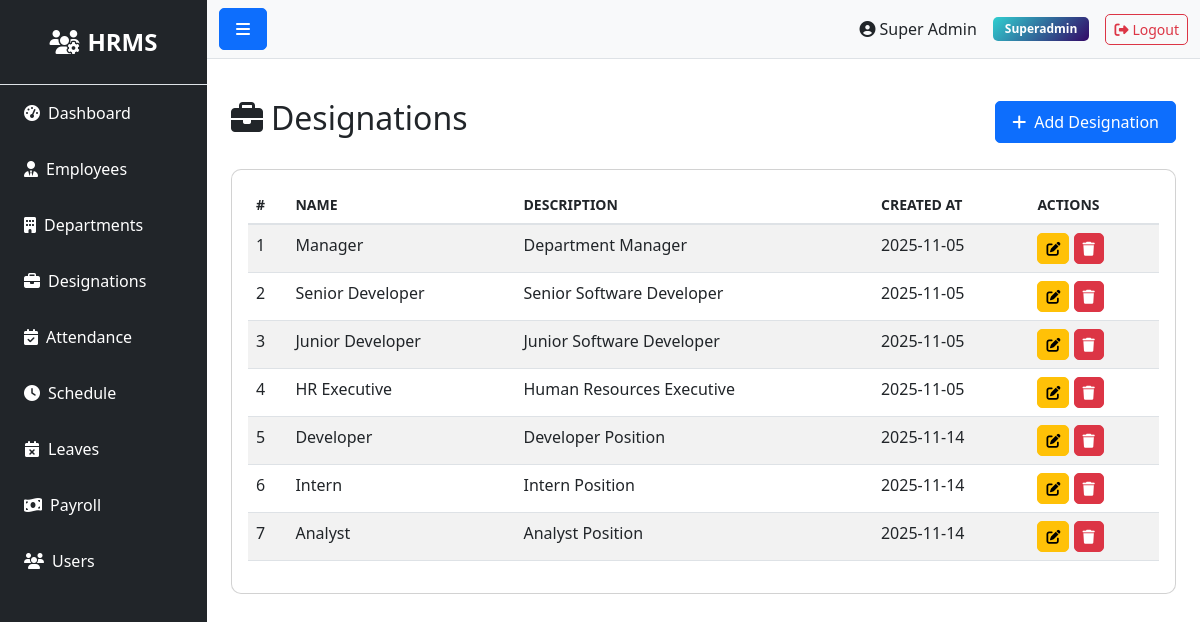
/designation/ (signed in), run on the app's committed database.
### models.py (models this page shows)
class User(UserMixin, db.Model):
    __tablename__ = 'users'
    id = db.Column(db.Integer, primary_key=True)
    role_id = db.Column(db.Integer, db.ForeignKey('roles.id'), nullable=False)
    name = db.Column(db.String(100), nullable=False)
    email = db.Column(db.String(100), unique=True, nullable=False)
    phone = db.Column(db.String(20))
    status = db.Column(db.String(20), default='active')
    password = db.Column(db.String(255), nullable=False)
    remember_token = db.Column(db.String(100))
    email_verified_at = db.Column(db.DateTime)
    created_at = db.Column(db.DateTime, default=datetime.utcnow)
    updated_at = db.Column(db.DateTime, default=datetime.utcnow, onupdate=datetime.utcnow)

class Role(db.Model):
    __tablename__ = 'roles'
    id = db.Column(db.Integer, primary_key=True)
    name = db.Column(db.String(50), unique=True, nullable=False)
    description = db.Column(db.Text)
    created_at = db.Column(db.DateTime, default=datetime.utcnow)
    updated_at = db.Column(db.DateTime, default=datetime.utcnow, onupdate=datetime.utcnow)
    users = db.relationship('User', backref='role', lazy=True)

class Designation(db.Model):
    __tablename__ = 'designations'
    id = db.Column(db.Integer, primary_key=True)
    name = db.Column(db.String(100), nullable=False)
    description = db.Column(db.Text)
    created_at = db.Column(db.DateTime, default=datetime.utcnow)
    updated_at = db.Column(db.DateTime, default=datetime.utcnow, onupdate=datetime.utcnow)
    employees = db.relationship('Employee', backref='designation', lazy=True)

### routes/designation.py (the view)
@bp.route('/')
@login_required
def index():
    designations = Designation.query.all()
    return render_template('admin/designation/index.html', designations=designations)

### app.py (called while the page is built)
@login_manager.user_loader
def load_user(user_id):
    try:
        return db.session.get(User, int(user_id))
    except Exception as e:
        app.logger.error(f'Error loading user {user_id}: {str(e)}')
        return None

@app.context_processor
def inject_user():
    return dict(current_user=current_user)

### templates/admin/designation/index.html (shortened to what this page needs)
{% extends "base.html" %}
{% block content %}
<div class="d-flex justify-content-between align-items-center mb-4">
    <h2><i class="fas fa-briefcase me-2"></i>Designations</h2>
    <a href="{{ url_for('designation.create') }}" class="btn btn-primary">
        <i class="fas fa-plus me-2"></i>Add Designation
    </a>
</div>
<div class="card">
    <div class="card-body">
        <div class="table-responsive">
            <table class="table table-striped table-hover">
                <thead>
                    <tr>
                        <th>#</th>
                        <th>Name</th>
                        <th>Description</th>
                        <th>Created At</th>
                        <th>Actions</th>
                    </tr>
                </thead>
                <tbody>
                    {% if designations %}
                        {% for designation in designations %}
                        <tr>
                            <td>{{ loop.index }}</td>
                            <td>{{ designation.name }}</td>
                            <td>{{ designation.description or 'N/A' }}</td>
                            <td>{{ designation.created_at.strftime('%Y-%m-%d') if designation.created_at else 'N/A' }}</td>
                            <td>
                                <a href="{{ url_for('designation.edit', id=designation.id) }}" class="btn btn-sm btn-warning">
                                    <i class="fas fa-edit"></i>
                                </a>
                                <form method="POST" action="{{ url_for('designation.delete', id=designation.id) }}" style="display:inline;" onsubmit="return confirm('Are you sure?')">
                                    <button type="submit" class="btn btn-sm btn-danger">
                                        <i class="fas fa-trash"></i>
                                    </button>
                                </form>
                            </td>
                        </tr>
                        {% endfor %}
                    {% else %}
                        <tr>
                            <td colspan="5" class="text-center">No designations found</td>
                        </tr>
                    {% endif %}
                </tbody>
            </table>
        </div>
    </div>
</div>
{% endblock %}

### templates/base.html (shortened to what this page needs)
<!DOCTYPE html>
<html lang="en">
<head>
    <link href="https://cdn.jsdelivr.net/npm/bootstrap@5.3.0/dist/css/bootstrap.min.css" rel="stylesheet">
    <link rel="stylesheet" href="https://cdnjs.cloudflare.com/ajax/libs/font-awesome/6.4.0/css/all.min.css">
    <link rel="stylesheet" href="{{ url_for('static', filename='css/style.css') }}">
</head>
<body>
    {% if current_user.is_authenticated %}
    <div class="d-flex" id="wrapper">
        <div class="bg-dark text-white" id="sidebar-wrapper">
            <div class="sidebar-heading text-center py-4 fs-4 fw-bold border-bottom">
                <i class="fas fa-users-cog me-2"></i>HRMS
            </div>
            <div class="list-group list-group-flush">
                <a href="{{ url_for('admin.' + current_user.role.name + '_dashboard') }}" class="list-group-item list-group-item-action bg-dark text-white">
                    <i class="fas fa-tachometer-alt me-2"></i>Dashboard
                </a>
                {% if current_user.role.name in ['superadmin', 'admin', 'hr'] %}
                <a href="{{ url_for('employee.index') }}" class="list-group-item list-group-item-action bg-dark text-white">
                    <i class="fas fa-user-tie me-2"></i>Employees
                </a>
                <a href="{{ url_for('department.index') }}" class="list-group-item list-group-item-action bg-dark text-white">
                    <i class="fas fa-building me-2"></i>Departments
                </a>
                <a href="{{ url_for('designation.index') }}" class="list-group-item list-group-item-action bg-dark text-white">
                    <i class="fas fa-briefcase me-2"></i>Designations
                </a>
                {% endif %}
                {% if current_user.role.name in ['superadmin', 'admin', 'moderator'] %}
                <a href="{{ url_for('attendance.index') }}" class="list-group-item list-group-item-action bg-dark text-white">
                    <i class="fas fa-calendar-check me-2"></i>Attendance
                </a>
                <a href="{{ url_for('schedule.index') }}" class="list-group-item list-group-item-action bg-dark text-white">
                    <i class="fas fa-clock me-2"></i>Schedule
                </a>
                {% endif %}
                {% if current_user.role.name in ['superadmin', 'admin', 'hr'] %}
                <a href="{{ url_for('leave.index') }}" class="list-group-item list-group-item-action bg-dark text-white">
                    <i class="fas fa-calendar-times me-2"></i>Leaves
                </a>
                {% endif %}
                {% if current_user.role.name in ['superadmin', 'admin', 'payroll'] %}
                <a href="{{ url_for('payroll.index') }}" class="list-group-item list-group-item-action bg-dark text-white">
                    <i class="fas fa-money-bill-wave me-2"></i>Payroll
                </a>
                {% endif %}
                {% if current_user.role.name in ['superadmin', 'admin'] %}
                <a href="{{ url_for('user.index') }}" class="list-group-item list-group-item-action bg-dark text-white">
                    <i class="fas fa-users me-2"></i>Users
                </a>
                {% endif %}
            </div>
        </div>
        <div id="page-content-wrapper" class="w-100">
            <nav class="navbar navbar-expand-lg navbar-light bg-light border-bottom">
                <div class="container-fluid">
                    <button class="btn btn-primary" id="menu-toggle">
                        <i class="fas fa-bars"></i>
                    </button>
                    <div class="ms-auto d-flex align-items-center">
                        <span class="me-3">
                            <i class="fas fa-user-circle me-1"></i>{{ current_user.name }}
                        </span>
                        <span class="badge bg-info me-3">{{ current_user.role.name|title }}</span>
                        <a href="{{ url_for('auth.logout') }}" class="btn btn-outline-danger btn-sm">
                            <i class="fas fa-sign-out-alt me-1"></i>Logout
                        </a>
                    </div>
                </div>
            </nav>
            <div class="container-fluid p-4">
                {% block content %}{% endblock %}
            </div>
        </div>
    </div>
    {% endif %}
</body>
</html>

### static/css/style.css (style rules this page uses)
#wrapper { min-height: 100vh; }
#sidebar-wrapper { min-height: 100vh; width: 250px; transition: margin 0.3s ease-in-out; }
#sidebar-wrapper .sidebar-heading { padding: 0.875rem 1.25rem; font-size: 1.2rem; }
#page-content-wrapper { min-width: 0; width: 100%; }
.list-group-item { border: none; padding: 1rem 1.5rem; }
.card { transition: transform 0.2s; border-radius: 10px; }
.table { background-color: white; }
.table thead th { border-bottom: 2px solid #dee2e6; font-weight: 600; text-transform: uppercase; font-size: 0.875rem; }
.btn { border-radius: 5px; padding: 0.5rem 1rem; }
.btn-sm { padding: 0.25rem 0.5rem; }
.badge { padding: 0.5em 1em; border-radius: 5px; }
.bg-info { background: linear-gradient(135deg, #30cfd0 0%, #330867 100%) !important; }

### data on the page
User: name "Super Admin"
Role: role.name "Superadmin"
Designation: name "Manager", description "Department Manager", created_at "2025-11-05"
Designation: name "Senior Developer", description "Senior Software Developer", created_at "2025-11-05"
Designation: name "Junior Developer", description "Junior Software Developer", created_at "2025-11-05"
Designation: name "HR Executive", description "Human Resources Executive", created_at "2025-11-05"
Designation: name "Developer", description "Developer Position", created_at "2025-11-14"
Designation: name "Intern", description "Intern Position", created_at "2025-11-14"
Designation: name "Analyst", description "Analyst Position", created_at "2025-11-14"
